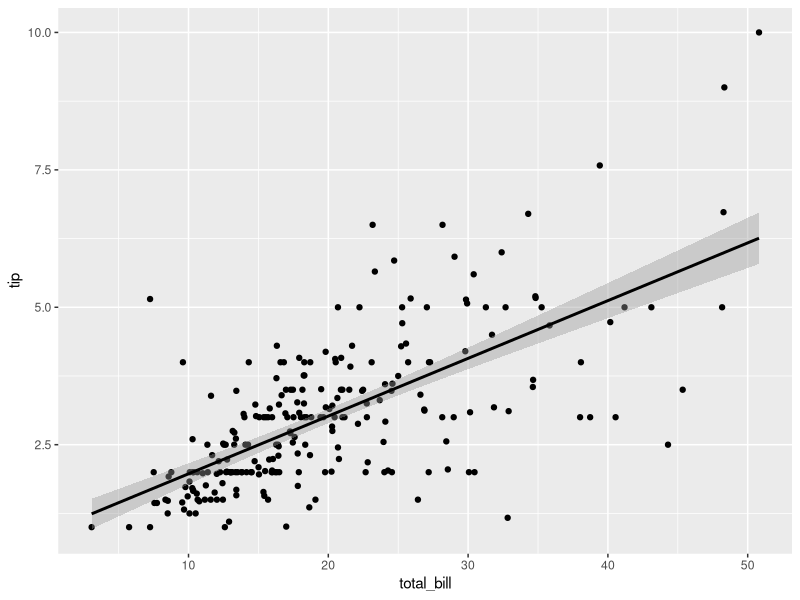
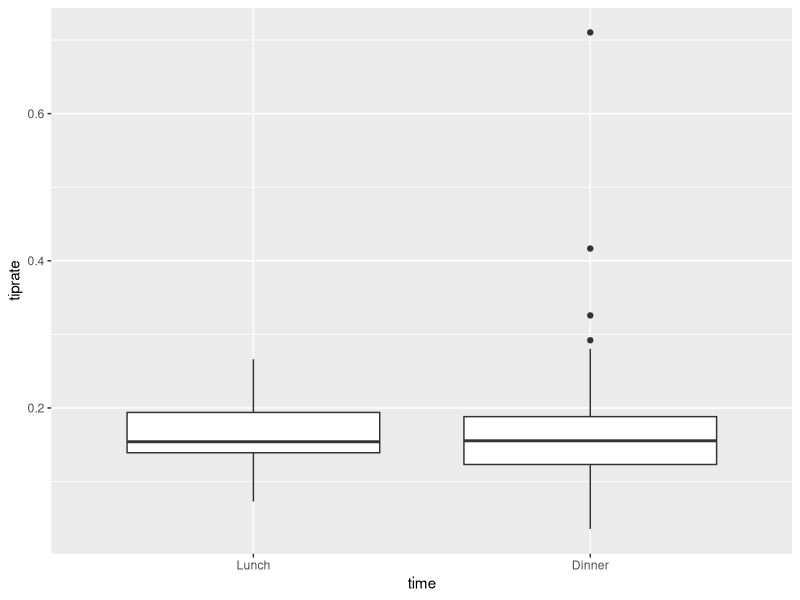
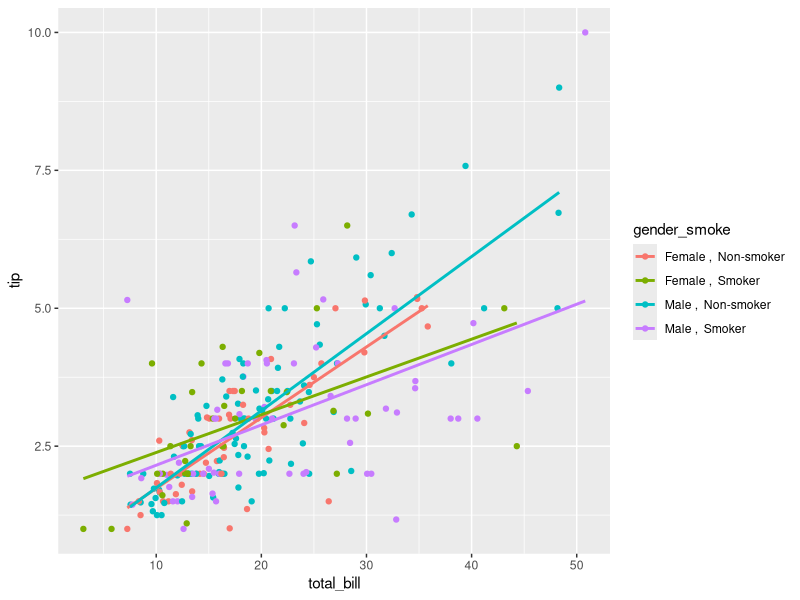
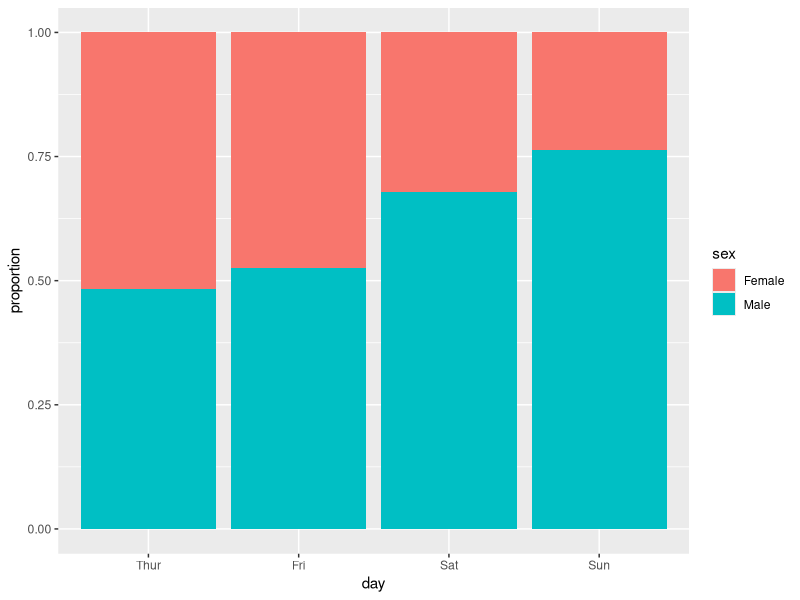

Here is the R script that generated these plots, in order:
## ---- chunk 1
knitr::opts_chunk$set(echo = TRUE)
## ---- chunk 2
library(ggplot2)
data(tips, package="reshape2")
## ---- chunk 3
numParty <- length(tips$total_bill)
print(numParty)
## ---- chunk 4
sapply(tips, class)
## ---- chunk 5
day <- tips$day
day <- ordered(day, levels = c("Thur", "Fri", "Sat", "Sun"))
print(day)
## ---- chunk 6
female5 <- tips[tips$sex == "Female" & tips$size >= 5, ]
female5
## ---- chunk 7
#plot(tip ~ total_bill, data=tips)
ggplot(data=tips, aes(x=total_bill, y=tip)) + geom_point() + geom_smooth(method='lm',formula=y~x, color="black") #, se=F)
## ---- chunk 8
tips$tiprate <- tips$tip/tips$total_bill #?
#head(tips)
print(mean(tips$tiprate))
## ---- chunk 9
ggplot(data=tips, aes(x=time, y=tiprate)) + geom_boxplot() + scale_x_discrete(limits=c("Lunch", "Dinner"))
## ---- chunk 10
#tips$gender_smoke <- paste(tips$sex, ", ", tips$smoker)
tips$gender_smoke <- paste(tips$sex, ", ", ifelse(tips$smoker == "Yes", "Smoker", "Non-smoker"))
ggplot(data=tips, aes(x=total_bill, y=tip, color=gender_smoke)) + 
geom_point() + geom_smooth(method='lm',formula=y~x, se=F)
## ---- chunk 11
#bar_df <- data.frame(table(tips$day, tips$sex))
#ggplot(bar_df, aes(fill=Var2, y=Freq, x=Var1)) + geom_bar(stat="identity", position="fill")
ggplot(tips, aes(x=day, fill=sex)) + geom_bar(position="fill") + ylab("proportion") + scale_x_discrete(limits=c("Thur", "Fri", "Sat", "Sun"))
